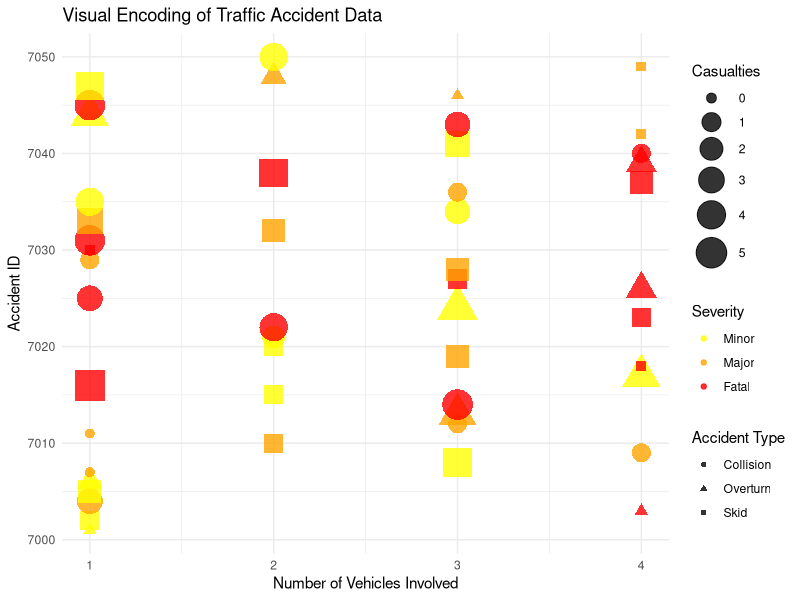

Reproduce this figure in R.
print("NAME : SHIMAL AYMAN.S")
print("ROLL.NO : 23BAD112")

library(ggplot2)
library(dplyr)
traffic_data <- read.csv("4.traffic_accidents.csv")
str(traffic_data)
summary(traffic_data)
traffic_data <- traffic_data %>%
  mutate(
    Severity = factor(Severity, levels = c("Minor", "Major", "Fatal")),
    Accident_Type = as.factor(Accident_Type)
  )
ggplot(traffic_data, aes(
  x = Vehicles_Involved,
  y = Accident_ID,
  color = Severity,
  size = Casualties,
  shape = Accident_Type
)) +
  geom_point(alpha = 0.8) +
  scale_color_manual(
    values = c("Minor" = "yellow", "Major" = "orange", "Fatal" = "red")
  ) +
  scale_size_continuous(
    range = c(3, 10)
  ) +
  labs(
    title = "Visual Encoding of Traffic Accident Data",
    x = "Number of Vehicles Involved",
    y = "Accident ID",
    color = "Severity",
    size = "Casualties",
    shape = "Accident Type"
  ) +
  theme_minimal()
